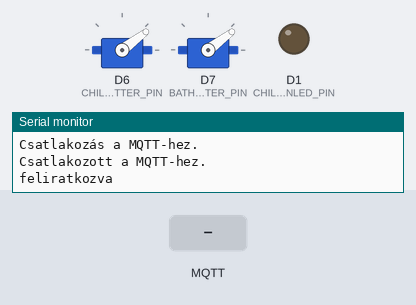
The sketch below on a simulated ESP8266 (NodeMCU). Shown: 2 × servo, output pins drawn as LEDs (lit = HIGH), the last lines printed to the serial monitor. Inputs (shaded band) come from the test bench. WiFi joins after 1.5 s; servers stay silent unless stated; no MQTT or app messages arrive unless stated.

Above: at 2.7 s.
2.8 s: MQTT message "5" arrives on the first subscribed topic
At 3.21 s:
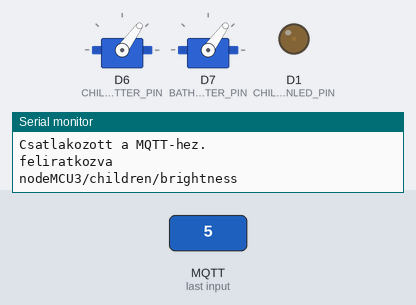
At 3.81 s:
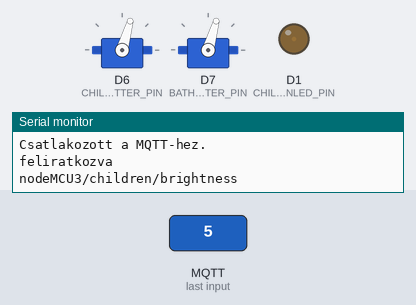
5.8 s: MQTT message "0" arrives on the second subscribed topic
8.8 s: MQTT message "0" arrives on the third subscribed topic
11.8 s: MQTT message "90" arrives on the second subscribed topic
14.8 s: MQTT message "200" arrives on the second subscribed topic
At 17.0 s:
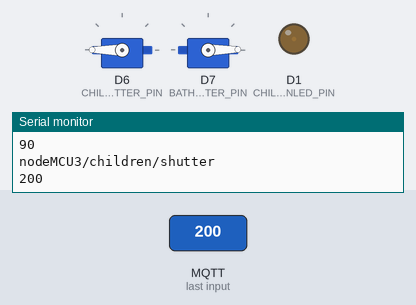
17.8 s: MQTT message "0" arrives on the first subscribed topic
At 18.4 s:
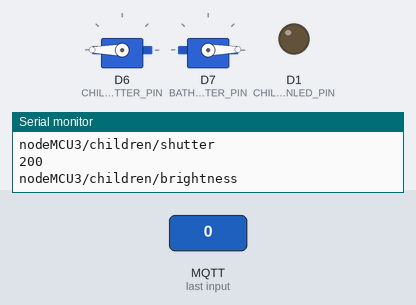
Timing chart, 0 to 20.3 s (numbered marks = the images above; inputs shaded):
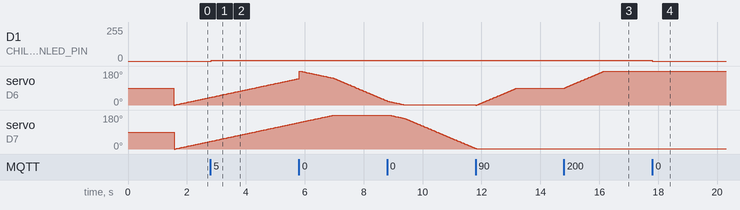

The sketch:

nodeMCU3.ino
```cpp
#include <PubSubClient.h>
#include <ESP8266WiFi.h>
#include <Servo.h>


const char* ssid     = "AdamPiNetwork";
const char* password = "RaspberryPiJelszo";

const char* mqttServer = "192.168.4.1";
const int   port       = 1883;

WiFiClient   wifiClient;
PubSubClient mqttClient(wifiClient);


void MQTTcallback(char* topic, byte* payload, unsigned int length);
void subscription();
void connectESP();


const int SOUNDDETECTOR_PIN   = A0;
const int CHILDRENLED_PIN     = D1;
const int CHILDRENSHUTTER_PIN = D6;
const int BATHROOMSHUTTER_PIN = D7;


int childrenBrightness      = 0;
int childrenShutterAngle    = 180;
int actChildrenShutterAngle = 0;
int bathroomShutterAngle    = 180;
int actBathroomShutterAngle = 0;
bool childrenLedState       = false;
const int LedNum            = 30;
const int soundThresholdMax = 1020;
const int soundThresholdMin = 100;
int counter = 0, sum = 0, avg = 0;

Servo childrenShutter;
Servo bathroomShutter;


unsigned long soundMeasureTimeNow = 0;
int soundMeasurePeriod = 10;

unsigned long soundMeasureTimer = 0;
int soundTimerInteraval = 1000;


void checkClap();
void ledHandler();
void shutterHandler();


void setup() {
  Serial.begin(115200);

  pinMode(SOUNDDETECTOR_PIN,    INPUT);
  pinMode(CHILDRENLED_PIN,      OUTPUT);
  pinMode(CHILDRENSHUTTER_PIN,  OUTPUT);
  pinMode(BATHROOMSHUTTER_PIN,  OUTPUT);

  digitalWrite(CHILDRENLED_PIN, LOW);

  connectESP();
  subscription();

  childrenShutter.attach(CHILDRENSHUTTER_PIN);
  bathroomShutter.attach(BATHROOMSHUTTER_PIN);
}

void loop() {
  mqttClient.loop();


  ledHandler();
  shutterHandler();
}


void connectESP() {
  WiFi.begin(ssid, password);

  while (WiFi.status() != WL_CONNECTED) {
    delay(500);
    Serial.println("Csatlakozás a wifihez.");
  }

  mqttClient.setServer(mqttServer, port);
  mqttClient.setCallback(MQTTcallback);

  while (!mqttClient.connected()) {
    Serial.println("Csatlakozás a MQTT-hez.");

    if (mqttClient.connect("nodeMCU3")) {
      Serial.println("Csatlakozott a MQTT-hez.");

    } else {
      Serial.println("Hiba az mqtt csatlakozás során.");
      Serial.print("Status code: ");
      Serial.println(mqttClient.state());
      delay(500);
    }
  }
}


void subscription() {
  mqttClient.subscribe("nodeMCU3/children/brightness");
  mqttClient.subscribe("nodeMCU3/children/shutter");
  mqttClient.subscribe("nodeMCU3/bathroom/shutter");
  Serial.println("feliratkozva");
}


void MQTTcallback(char* topic, byte* payload, unsigned int length) {

  Serial.println(topic);

  if (strcmp(topic, "nodeMCU3/children/brightness") == 0) {
    payload[length] = '\n';
    childrenBrightness = atoi((char*)payload);
  }


  if (strcmp(topic, "nodeMCU3/children/shutter") == 0) {
    payload[length] = '\n';
    actChildrenShutterAngle = childrenShutterAngle;
    childrenShutterAngle = atoi((char*)payload);
    Serial.println(childrenShutterAngle);
    childrenShutter.attach(CHILDRENSHUTTER_PIN);
  }


  if (strcmp(topic, "nodeMCU3/bathroom/shutter") == 0) {
    payload[length] = '\n';
    actBathroomShutterAngle = bathroomShutterAngle;
    bathroomShutterAngle = atoi((char*)payload);
    Serial.println(bathroomShutterAngle);
    bathroomShutter.attach(BATHROOMSHUTTER_PIN);
  }
}


void checkClap() {
  int soundVolume = analogRead(SOUNDDETECTOR_PIN);

  //Serial.println(soundVolume);

  if (soundVolume >= soundThresholdMax && counter == 0) {
    sum += soundVolume;
    counter++;
    soundMeasureTimer = millis();
  }


  if ( millis() > soundMeasureTimeNow + soundMeasurePeriod ) {
    soundMeasureTimeNow = millis();

    if ( soundMeasureTimer + soundTimerInteraval > millis() && counter != 0)  {
      // 1 mp-ig méri a hangokat
      if (soundVolume > soundThresholdMin) {
        sum += soundVolume;
        counter++;
      }
    }
    else if (counter != 0) {
      avg = sum / counter;
      // Serial.println("sum: " + String(sum) + " | avg: " + String(avg) + " - count: " + String(counter));
      if (avg > 680 && counter < 15) {
        childrenLedState = !childrenLedState;
      }
      sum = avg = counter = 0;
    }
  }

  if (childrenLedState) digitalWrite(CHILDRENLED_PIN, HIGH);
  else digitalWrite(CHILDRENLED_PIN, LOW);
}


void ledHandler() {
  analogWrite(CHILDRENLED_PIN, childrenBrightness);
  childrenLedState = childrenBrightness > 0 ? true : false;
 // checkClap();
}


void shutterHandler() {
  if (actChildrenShutterAngle != childrenShutterAngle) {
    childrenShutter.write(actChildrenShutterAngle);
    delay(15);

    if (actChildrenShutterAngle < childrenShutterAngle) actChildrenShutterAngle++;
    else actChildrenShutterAngle--;
  }
  else childrenShutter.detach();

  if (actBathroomShutterAngle != bathroomShutterAngle) {
    bathroomShutter.write(actBathroomShutterAngle);
    delay(15);

    if (actBathroomShutterAngle < bathroomShutterAngle) actBathroomShutterAngle++;
    else actBathroomShutterAngle--;
  }
  else bathroomShutter.detach();
}
```

Measured:
- after the input at 2.8 s, D1 (CHILDRENLED_PIN): 0/255 → 5/255 at once
- after the input at 14.8 s, servo on D6 (CHILDRENSHUTTER_PIN): moves from 89° to 180° over 1.4 s, starting at once
- after the input at 17.8 s, D1 (CHILDRENLED_PIN): 5/255 → 0/255 at once
